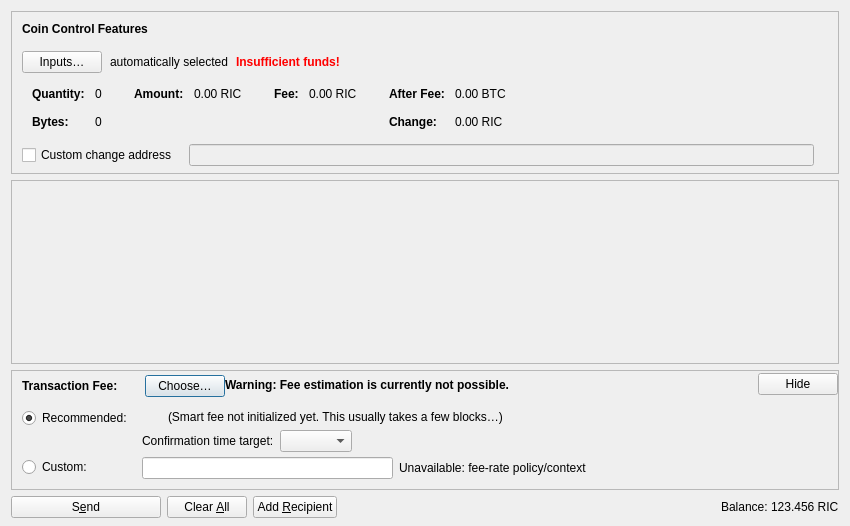
<?xml version="1.0" encoding="UTF-8"?>
<ui version="4.0">
 <class>SendCoinsDialog</class>
 <widget class="QDialog" name="SendCoinsDialog">
  <property name="geometry">
   <rect>
    <x>0</x>
    <y>0</y>
    <width>850</width>
    <height>526</height>
   </rect>
  </property>
  <property name="windowTitle">
   <string>Send Coins</string>
  </property>
  <layout class="QVBoxLayout" name="verticalLayout" stretch="0,1,0,0">
   <property name="bottomMargin">
    <number>8</number>
   </property>
   <item>
    <widget class="QFrame" name="frameCoinControl">
     <property name="sizePolicy">
      <sizepolicy hsizetype="Expanding" vsizetype="Expanding">
       <horstretch>0</horstretch>
       <verstretch>0</verstretch>
      </sizepolicy>
     </property>
     <property name="maximumSize">
      <size>
       <width>16777215</width>
       <height>16777215</height>
      </size>
     </property>
     <property name="frameShape">
      <enum>QFrame::StyledPanel</enum>
     </property>
     <property name="frameShadow">
      <enum>QFrame::Sunken</enum>
     </property>
     <layout class="QVBoxLayout" name="verticalLayoutCoinControl2">
      <property name="spacing">
       <number>0</number>
      </property>
      <property name="leftMargin">
       <number>0</number>
      </property>
      <property name="topMargin">
       <number>0</number>
      </property>
      <property name="rightMargin">
       <number>0</number>
      </property>
      <property name="bottomMargin">
       <number>6</number>
      </property>
      <item>
       <layout class="QVBoxLayout" name="verticalLayoutCoinControl" stretch="0,0,0,0,1">
        <property name="spacing">
         <number>0</number>
        </property>
        <property name="leftMargin">
         <number>10</number>
        </property>
        <property name="topMargin">
         <number>10</number>
        </property>
        <item>
         <layout class="QHBoxLayout" name="horizontalLayoutCoinControl1">
          <property name="bottomMargin">
           <number>15</number>
          </property>
          <item>
           <widget class="QLabel" name="labelCoinControlFeatures">
            <property name="sizePolicy">
             <sizepolicy hsizetype="Preferred" vsizetype="Maximum">
              <horstretch>0</horstretch>
              <verstretch>0</verstretch>
             </sizepolicy>
            </property>
            <property name="font">
             <font>
              <weight>75</weight>
              <bold>true</bold>
             </font>
            </property>
            <property name="styleSheet">
             <string notr="true">font-weight:bold;</string>
            </property>
            <property name="text">
             <string>Coin Control Features</string>
            </property>
           </widget>
          </item>
         </layout>
        </item>
        <item>
         <layout class="QHBoxLayout" name="horizontalLayoutCoinControl2" stretch="0,0,0,0">
          <property name="spacing">
           <number>8</number>
          </property>
          <property name="bottomMargin">
           <number>10</number>
          </property>
          <item>
           <widget class="QPushButton" name="pushButtonCoinControl">
            <property name="styleSheet">
             <string notr="true"/>
            </property>
            <property name="text">
             <string>Inputs…</string>
            </property>
            <property name="autoDefault">
             <bool>false</bool>
            </property>
           </widget>
          </item>
          <item>
           <widget class="QLabel" name="labelCoinControlAutomaticallySelected">
            <property name="text">
             <string>automatically selected</string>
            </property>
            <property name="margin">
             <number>5</number>
            </property>
           </widget>
          </item>
          <item>
           <widget class="QLabel" name="labelCoinControlInsuffFunds">
            <property name="font">
             <font>
              <weight>75</weight>
              <bold>true</bold>
             </font>
            </property>
            <property name="styleSheet">
             <string notr="true">color:red;font-weight:bold;</string>
            </property>
            <property name="text">
             <string>Insufficient funds!</string>
            </property>
            <property name="margin">
             <number>5</number>
            </property>
           </widget>
          </item>
          <item>
           <spacer name="horizontalSpacerCoinControl">
            <property name="orientation">
             <enum>Qt::Horizontal</enum>
            </property>
            <property name="sizeHint" stdset="0">
             <size>
              <width>40</width>
              <height>1</height>
             </size>
            </property>
           </spacer>
          </item>
         </layout>
        </item>
        <item>
         <widget class="QWidget" name="widgetCoinControl" native="true">
          <property name="sizePolicy">
           <sizepolicy hsizetype="Preferred" vsizetype="Preferred">
            <horstretch>0</horstretch>
            <verstretch>0</verstretch>
           </sizepolicy>
          </property>
          <property name="minimumSize">
           <size>
            <width>0</width>
            <height>0</height>
           </size>
          </property>
          <property name="styleSheet">
           <string notr="true"/>
          </property>
          <layout class="QHBoxLayout" name="horizontalLayoutCoinControl5">
           <property name="leftMargin">
            <number>0</number>
           </property>
           <property name="topMargin">
            <number>0</number>
           </property>
           <property name="rightMargin">
            <number>0</number>
           </property>
           <property name="bottomMargin">
            <number>0</number>
           </property>
           <item>
            <layout class="QHBoxLayout" name="horizontalLayoutCoinControl3" stretch="0,0,0,1">
             <property name="spacing">
              <number>20</number>
             </property>
             <property name="topMargin">
              <number>0</number>
             </property>
             <property name="bottomMargin">
              <number>10</number>
             </property>
             <item>
              <layout class="QFormLayout" name="formLayoutCoinControl1">
               <property name="labelAlignment">
                <set>Qt::AlignLeft|Qt::AlignVCenter</set>
               </property>
               <property name="horizontalSpacing">
                <number>10</number>
               </property>
               <property name="verticalSpacing">
                <number>14</number>
               </property>
               <property name="leftMargin">
                <number>10</number>
               </property>
               <property name="topMargin">
                <number>4</number>
               </property>
               <property name="rightMargin">
                <number>6</number>
               </property>
               <item row="0" column="0">
                <widget class="QLabel" name="labelCoinControlQuantityText">
                 <property name="font">
                  <font>
                   <weight>75</weight>
                   <bold>true</bold>
                  </font>
                 </property>
                 <property name="text">
                  <string>Quantity:</string>
                 </property>
                 <property name="margin">
                  <number>0</number>
                 </property>
                </widget>
               </item>
               <item row="0" column="1">
                <widget class="QLabel" name="labelCoinControlQuantity">
                 <property name="cursor">
                  <cursorShape>IBeamCursor</cursorShape>
                 </property>
                 <property name="contextMenuPolicy">
                  <enum>Qt::ActionsContextMenu</enum>
                 </property>
                 <property name="text">
                  <string notr="true">0</string>
                 </property>
                 <property name="margin">
                  <number>0</number>
                 </property>
                 <property name="textInteractionFlags">
                  <set>Qt::LinksAccessibleByMouse|Qt::TextSelectableByKeyboard|Qt::TextSelectableByMouse</set>
                 </property>
                </widget>
               </item>
               <item row="1" column="0">
                <widget class="QLabel" name="labelCoinControlBytesText">
                 <property name="font">
                  <font>
                   <weight>75</weight>
                   <bold>true</bold>
                  </font>
                 </property>
                 <property name="text">
                  <string>Bytes:</string>
                 </property>
                </widget>
               </item>
               <item row="1" column="1">
                <widget class="QLabel" name="labelCoinControlBytes">
                 <property name="cursor">
                  <cursorShape>IBeamCursor</cursorShape>
                 </property>
                 <property name="contextMenuPolicy">
                  <enum>Qt::ActionsContextMenu</enum>
                 </property>
                 <property name="text">
                  <string notr="true">0</string>
                 </property>
                 <property name="textInteractionFlags">
                  <set>Qt::LinksAccessibleByMouse|Qt::TextSelectableByKeyboard|Qt::TextSelectableByMouse</set>
                 </property>
                </widget>
               </item>
              </layout>
             </item>
             <item>
              <layout class="QFormLayout" name="formLayoutCoinControl2">
               <property name="horizontalSpacing">
                <number>10</number>
               </property>
               <property name="verticalSpacing">
                <number>14</number>
               </property>
               <property name="leftMargin">
                <number>6</number>
               </property>
               <property name="topMargin">
                <number>4</number>
               </property>
               <property name="rightMargin">
                <number>6</number>
               </property>
               <item row="0" column="0">
                <widget class="QLabel" name="labelCoinControlAmountText">
                 <property name="font">
                  <font>
                   <weight>75</weight>
                   <bold>true</bold>
                  </font>
                 </property>
                 <property name="text">
                  <string>Amount:</string>
                 </property>
                 <property name="margin">
                  <number>0</number>
                 </property>
                </widget>
               </item>
               <item row="0" column="1">
                <widget class="QLabel" name="labelCoinControlAmount">
                 <property name="cursor">
                  <cursorShape>IBeamCursor</cursorShape>
                 </property>
                 <property name="contextMenuPolicy">
                  <enum>Qt::ActionsContextMenu</enum>
                 </property>
                 <property name="text">
                  <string notr="true">0.00 RIC</string>
                 </property>
                 <property name="textInteractionFlags">
                  <set>Qt::LinksAccessibleByMouse|Qt::TextSelectableByKeyboard|Qt::TextSelectableByMouse</set>
                 </property>
                </widget>
               </item>
              </layout>
             </item>
             <item>
              <layout class="QFormLayout" name="formLayoutCoinControl3">
               <property name="horizontalSpacing">
                <number>10</number>
               </property>
               <property name="verticalSpacing">
                <number>14</number>
               </property>
               <property name="leftMargin">
                <number>6</number>
               </property>
               <property name="topMargin">
                <number>4</number>
               </property>
               <property name="rightMargin">
                <number>6</number>
               </property>
               <item row="0" column="0">
                <widget class="QLabel" name="labelCoinControlFeeText">
                 <property name="font">
                  <font>
                   <weight>75</weight>
                   <bold>true</bold>
                  </font>
                 </property>
                 <property name="text">
                  <string>Fee:</string>
                 </property>
                 <property name="margin">
                  <number>0</number>
                 </property>
                </widget>
               </item>
               <item row="0" column="1">
                <widget class="QLabel" name="labelCoinControlFee">
                 <property name="cursor">
                  <cursorShape>IBeamCursor</cursorShape>
                 </property>
                 <property name="contextMenuPolicy">
                  <enum>Qt::ActionsContextMenu</enum>
                 </property>
                 <property name="text">
                  <string notr="true">0.00 RIC</string>
                 </property>
                 <property name="textInteractionFlags">
                  <set>Qt::LinksAccessibleByMouse|Qt::TextSelectableByKeyboard|Qt::TextSelectableByMouse</set>
                 </property>
                </widget>
               </item>
              </layout>
             </item>
             <item>
              <layout class="QFormLayout" name="formLayoutCoinControl4">
               <property name="labelAlignment">
                <set>Qt::AlignLeft|Qt::AlignVCenter</set>
               </property>
               <property name="horizontalSpacing">
                <number>10</number>
               </property>
               <property name="verticalSpacing">
                <number>14</number>
               </property>
               <property name="leftMargin">
                <number>6</number>
               </property>
               <property name="topMargin">
                <number>4</number>
               </property>
               <property name="rightMargin">
                <number>6</number>
               </property>
               <item row="0" column="0">
                <widget class="QLabel" name="labelCoinControlAfterFeeText">
                 <property name="font">
                  <font>
                   <weight>75</weight>
                   <bold>true</bold>
                  </font>
                 </property>
                 <property name="text">
                  <string>After Fee:</string>
                 </property>
                 <property name="margin">
                  <number>0</number>
                 </property>
                </widget>
               </item>
               <item row="0" column="1">
                <widget class="QLabel" name="labelCoinControlAfterFee">
                 <property name="cursor">
                  <cursorShape>IBeamCursor</cursorShape>
                 </property>
                 <property name="contextMenuPolicy">
                  <enum>Qt::ActionsContextMenu</enum>
                 </property>
                 <property name="text">
                  <string notr="true">0.00 BTC</string>
                 </property>
                 <property name="textInteractionFlags">
                  <set>Qt::LinksAccessibleByMouse|Qt::TextSelectableByKeyboard|Qt::TextSelectableByMouse</set>
                 </property>
                </widget>
               </item>
               <item row="1" column="0">
                <widget class="QLabel" name="labelCoinControlChangeText">
                 <property name="font">
                  <font>
                   <weight>75</weight>
                   <bold>true</bold>
                  </font>
                 </property>
                 <property name="text">
                  <string>Change:</string>
                 </property>
                </widget>
               </item>
               <item row="1" column="1">
                <widget class="QLabel" name="labelCoinControlChange">
                 <property name="cursor">
                  <cursorShape>IBeamCursor</cursorShape>
                 </property>
                 <property name="contextMenuPolicy">
                  <enum>Qt::ActionsContextMenu</enum>
                 </property>
                 <property name="text">
                  <string notr="true">0.00 RIC</string>
                 </property>
                 <property name="textInteractionFlags">
                  <set>Qt::LinksAccessibleByMouse|Qt::TextSelectableByKeyboard|Qt::TextSelectableByMouse</set>
                 </property>
                </widget>
               </item>
              </layout>
             </item>
            </layout>
           </item>
          </layout>
         </widget>
        </item>
        <item>
         <layout class="QHBoxLayout" name="horizontalLayoutCoinControl4" stretch="0,0,0">
          <property name="spacing">
           <number>12</number>
          </property>
          <property name="sizeConstraint">
           <enum>QLayout::SetDefaultConstraint</enum>
          </property>
          <property name="topMargin">
           <number>5</number>
          </property>
          <property name="rightMargin">
           <number>5</number>
          </property>
          <item>
           <widget class="QCheckBox" name="checkBoxCoinControlChange">
            <property name="toolTip">
             <string>If this is activated, but the change address is empty or invalid, change will be sent to a newly generated address.</string>
            </property>
            <property name="text">
             <string>Custom change address</string>
            </property>
           </widget>
          </item>
          <item>
           <widget class="QValidatedLineEdit" name="lineEditCoinControlChange">
            <property name="enabled">
             <bool>false</bool>
            </property>
            <property name="sizePolicy">
             <sizepolicy hsizetype="Expanding" vsizetype="Fixed">
              <horstretch>0</horstretch>
              <verstretch>0</verstretch>
             </sizepolicy>
            </property>
           </widget>
          </item>
          <item>
           <widget class="QLabel" name="labelCoinControlChangeLabel">
            <property name="sizePolicy">
             <sizepolicy hsizetype="Preferred" vsizetype="Expanding">
              <horstretch>0</horstretch>
              <verstretch>0</verstretch>
             </sizepolicy>
            </property>
            <property name="minimumSize">
             <size>
              <width>0</width>
              <height>0</height>
             </size>
            </property>
            <property name="text">
             <string/>
            </property>
            <property name="margin">
             <number>3</number>
            </property>
           </widget>
          </item>
         </layout>
        </item>
        <item>
         <spacer name="verticalSpacerCoinControl">
          <property name="orientation">
           <enum>Qt::Vertical</enum>
          </property>
          <property name="sizeHint" stdset="0">
           <size>
            <width>800</width>
            <height>1</height>
           </size>
          </property>
         </spacer>
        </item>
       </layout>
      </item>
     </layout>
    </widget>
   </item>
   <item>
    <widget class="QScrollArea" name="scrollArea">
     <property name="widgetResizable">
      <bool>true</bool>
     </property>
     <widget class="QWidget" name="scrollAreaWidgetContents">
      <property name="geometry">
       <rect>
        <x>0</x>
        <y>0</y>
        <width>830</width>
        <height>104</height>
       </rect>
      </property>
      <layout class="QVBoxLayout" name="verticalLayout_2" stretch="0,1">
       <property name="leftMargin">
        <number>0</number>
       </property>
       <property name="topMargin">
        <number>0</number>
       </property>
       <property name="rightMargin">
        <number>0</number>
       </property>
       <property name="bottomMargin">
        <number>0</number>
       </property>
       <item>
        <layout class="QVBoxLayout" name="entries">
         <property name="spacing">
          <number>6</number>
         </property>
        </layout>
       </item>
       <item>
        <spacer name="verticalSpacer">
         <property name="orientation">
          <enum>Qt::Vertical</enum>
         </property>
         <property name="sizeHint" stdset="0">
          <size>
           <width>20</width>
           <height>40</height>
          </size>
         </property>
        </spacer>
       </item>
      </layout>
     </widget>
    </widget>
   </item>
   <item>
    <widget class="QFrame" name="frameFee">
     <property name="sizePolicy">
      <sizepolicy hsizetype="Expanding" vsizetype="Expanding">
       <horstretch>0</horstretch>
       <verstretch>0</verstretch>
      </sizepolicy>
     </property>
     <property name="maximumSize">
      <size>
       <width>16777215</width>
       <height>16777215</height>
      </size>
     </property>
     <property name="frameShape">
      <enum>QFrame::StyledPanel</enum>
     </property>
     <property name="frameShadow">
      <enum>QFrame::Sunken</enum>
     </property>
     <layout class="QVBoxLayout" name="verticalLayoutFee1">
      <property name="spacing">
       <number>0</number>
      </property>
      <property name="leftMargin">
       <number>0</number>
      </property>
      <property name="topMargin">
       <number>0</number>
      </property>
      <property name="rightMargin">
       <number>0</number>
      </property>
      <property name="bottomMargin">
       <number>0</number>
      </property>
      <item>
       <layout class="QVBoxLayout" name="verticalLayoutFee2" stretch="0,0,0">
        <property name="spacing">
         <number>0</number>
        </property>
        <property name="leftMargin">
         <number>10</number>
        </property>
        <property name="topMargin">
         <number>0</number>
        </property>
        <item>
         <layout class="QHBoxLayout" name="horizontalLayoutFee1">
          <property name="bottomMargin">
           <number>0</number>
          </property>
          <item>
           <layout class="QVBoxLayout" name="verticalLayoutFee7">
            <property name="spacing">
             <number>0</number>
            </property>
            <item>
             <spacer name="verticalSpacerSmartFee">
              <property name="orientation">
               <enum>Qt::Vertical</enum>
              </property>
              <property name="sizeType">
               <enum>QSizePolicy::Fixed</enum>
              </property>
              <property name="sizeHint" stdset="0">
               <size>
                <width>1</width>
                <height>4</height>
               </size>
              </property>
             </spacer>
            </item>
            <item>
             <layout class="QHBoxLayout" name="horizontalLayoutSmartFee">
              <property name="spacing">
               <number>10</number>
              </property>
              <item>
               <widget class="QLabel" name="labelFeeHeadline">
                <property name="sizePolicy">
                 <sizepolicy hsizetype="Preferred" vsizetype="Maximum">
                  <horstretch>0</horstretch>
                  <verstretch>0</verstretch>
                 </sizepolicy>
                </property>
                <property name="font">
                 <font>
                  <weight>75</weight>
                  <bold>true</bold>
                 </font>
                </property>
                <property name="styleSheet">
                 <string notr="true">font-weight:bold;</string>
                </property>
                <property name="text">
                 <string>Transaction Fee:</string>
                </property>
               </widget>
              </item>
              <item>
               <widget class="QLabel" name="labelFeeMinimized">
                <property name="text">
                 <string/>
                </property>
               </widget>
              </item>
              <item>
               <widget class="QPushButton" name="buttonChooseFee">
                <property name="text">
                 <string>Choose…</string>
                </property>
               </widget>
              </item>
             </layout>
            </item>
            <item>
             <spacer name="verticalSpacer_5">
              <property name="orientation">
               <enum>Qt::Vertical</enum>
              </property>
              <property name="sizeHint" stdset="0">
               <size>
                <width>1</width>
                <height>1</height>
               </size>
              </property>
             </spacer>
            </item>
           </layout>
          </item>
          <item>
           <widget class="QLabel" name="fallbackFeeWarningLabel">
            <property name="toolTip">
             <string>Using the fallbackfee can result in sending a transaction that will take several hours or days (or never) to confirm. Consider choosing your fee manually or wait until you have validated the complete chain.</string>
            </property>
            <property name="font">
            <font>
                <weight>75</weight>
                <bold>true</bold>
            </font>
            </property>
            <property name="text">
             <string>Warning: Fee estimation is currently not possible.</string>
            </property>
            <property name="wordWrap">
             <bool>false</bool>
            </property>
           </widget>
          </item>
          <item>
           <spacer name="horizontalSpacer_4">
            <property name="orientation">
             <enum>Qt::Horizontal</enum>
            </property>
            <property name="sizeType">
             <enum>QSizePolicy::MinimumExpanding</enum>
            </property>
            <property name="sizeHint" stdset="0">
             <size>
              <width>40</width>
              <height>20</height>
             </size>
            </property>
           </spacer>
          </item>
          <item>
           <widget class="QPushButton" name="buttonMinimizeFee">
            <property name="toolTip">
             <string>Hide transaction fee settings</string>
            </property>
            <property name="text">
             <string>Hide</string>
            </property>
           </widget>
          </item>
         </layout>
        </item>
        <item>
         <widget class="QFrame" name="frameFeeSelection">
          <layout class="QVBoxLayout" name="verticalLayoutFee12">
           <property name="spacing">
            <number>0</number>
           </property>
           <property name="leftMargin">
            <number>0</number>
           </property>
           <property name="topMargin">
            <number>0</number>
           </property>
           <property name="rightMargin">
            <number>0</number>
           </property>
           <property name="bottomMargin">
            <number>0</number>
           </property>
           <item>
            <layout class="QGridLayout" name="gridLayoutFee">
             <property name="topMargin">
              <number>10</number>
             </property>
             <property name="bottomMargin">
              <number>4</number>
             </property>
             <property name="horizontalSpacing">
              <number>10</number>
             </property>
             <property name="verticalSpacing">
              <number>4</number>
             </property>
             <item row="1" column="1">
              <layout class="QVBoxLayout" name="verticalLayoutFee8">
               <property name="spacing">
                <number>6</number>
               </property>
               <item>
                <layout class="QHBoxLayout" name="horizontalLayoutFee13">
                 <item>
                  <widget class="PgnCurrencyFeeRateField" name="customFee"/>
                 </item>
                 <item>
                  <widget class="QLabel" name="labelCustomPerKilobyte">
                   <property name="toolTip">
                    <string>Exact currency fee per 1,000 virtual bytes. Requires a copied denomination context and an independent fee-rate policy; this is not a transfer amount or a fee quote.</string>
                   </property>
                   <property name="text">
                    <string>Unavailable: fee-rate policy/context</string>
                   </property>
                  </widget>
                 </item>
                 <item>
                  <spacer name="horizontalSpacer_6">
                   <property name="orientation">
                    <enum>Qt::Horizontal</enum>
                   </property>
                   <property name="sizeHint" stdset="0">
                    <size>
                     <width>1</width>
                     <height>1</height>
                    </size>
                   </property>
                  </spacer>
                 </item>
                </layout>
               </item>
               <item>
                <layout class="QHBoxLayout" name="horizontalLayoutFee8">
                 <item>
                  <spacer name="horizontalSpacer_2">
                   <property name="orientation">
                    <enum>Qt::Horizontal</enum>
                   </property>
                   <property name="sizeHint" stdset="0">
                    <size>
                     <width>1</width>
                     <height>1</height>
                    </size>
                   </property>
                  </spacer>
                 </item>
                </layout>
               </item>
              </layout>
             </item>
             <item row="0" column="0">
              <layout class="QVBoxLayout" name="verticalLayoutFee4" stretch="0,1">
               <item>
                <widget class="QRadioButton" name="radioSmartFee">
                 <property name="text">
                  <string>Recommended:</string>
                 </property>
                 <property name="checked">
                  <bool>true</bool>
                 </property>
                 <attribute name="buttonGroup">
                  <string notr="true">groupFee</string>
                 </attribute>
                </widget>
               </item>
               <item>
                <spacer name="verticalSpacer_2">
                 <property name="orientation">
                  <enum>Qt::Vertical</enum>
                 </property>
                 <property name="sizeHint" stdset="0">
                  <size>
                   <width>1</width>
                   <height>1</height>
                  </size>
                 </property>
                </spacer>
               </item>
              </layout>
             </item>
             <item row="1" column="0">
              <layout class="QVBoxLayout" name="verticalLayoutFee9" stretch="0,1">
               <item>
                <widget class="QRadioButton" name="radioCustomFee">
                 <property name="text">
                  <string>Custom:</string>
                 </property>
                 <attribute name="buttonGroup">
                  <string notr="true">groupFee</string>
                 </attribute>
                </widget>
               </item>
               <item>
                <spacer name="verticalSpacer_6">
                 <property name="orientation">
                  <enum>Qt::Vertical</enum>
                 </property>
                 <property name="sizeHint" stdset="0">
                  <size>
                   <width>1</width>
                   <height>1</height>
                  </size>
                 </property>
                </spacer>
               </item>
              </layout>
             </item>
             <item row="0" column="1">
              <layout class="QVBoxLayout" name="verticalLayoutFee3" stretch="0,0,1">
               <property name="spacing">
                <number>6</number>
               </property>
               <property name="topMargin">
                <number>2</number>
               </property>
               <item>
                <layout class="QHBoxLayout" name="horizontalLayoutFee12">
                 <item>
                  <widget class="QLabel" name="labelSmartFee">
                   <property name="text">
                    <string/>
                   </property>
                  </widget>
                 </item>
                 <item>
                  <widget class="QLabel" name="labelFeeEstimation">
                   <property name="text">
                    <string/>
                   </property>
                  </widget>
                 </item>
                 <item>
                  <widget class="QLabel" name="labelSmartFee2">
                   <property name="text">
                    <string>(Smart fee not initialized yet. This usually takes a few blocks…)</string>
                   </property>
                  </widget>
                 </item>
                 <item>
                  <spacer name="horizontalSpacer_5">
                   <property name="orientation">
                    <enum>Qt::Horizontal</enum>
                   </property>
                   <property name="sizeHint" stdset="0">
                    <size>
                     <width>1</width>
                     <height>1</height>
                    </size>
                   </property>
                  </spacer>
                 </item>
                </layout>
               </item>
               <item>
                <layout class="QHBoxLayout" name="horizontalLayoutFee9">
                 <item>
                  <layout class="QVBoxLayout" name="verticalLayoutFee6">
                   <item>
                    <widget class="QLabel" name="labelSmartFee3">
                     <property name="text">
                      <string>Confirmation time target:</string>
                     </property>
                    </widget>
                   </item>
                  </layout>
                 </item>
                 <item>
                  <layout class="QVBoxLayout" name="verticalLayoutFee5">
                   <property name="rightMargin">
                    <number>30</number>
                   </property>
                   <item>
                    <layout class="QHBoxLayout" name="horizontalLayoutConfTarget">
                     <property name="bottomMargin">
                      <number>0</number>
                     </property>
                     <item>
                      <widget class="QComboBox" name="confTargetSelector"/>
                     </item>
                     <item>
                      <spacer name="horizontalSpacerConfTarget">
                       <property name="orientation">
                        <enum>Qt::Horizontal</enum>
                       </property>
                       <property name="sizeHint" stdset="0">
                        <size>
                         <width>40</width>
                         <height>20</height>
                        </size>
                       </property>
                      </spacer>
                     </item>
                    </layout>
                   </item>
                  </layout>
                 </item>
                </layout>
               </item>
               <item>
                <spacer name="verticalSpacer_4">
                 <property name="orientation">
                  <enum>Qt::Vertical</enum>
                 </property>
                 <property name="sizeHint" stdset="0">
                  <size>
                   <width>1</width>
                   <height>1</height>
                  </size>
                 </property>
                </spacer>
               </item>
              </layout>
             </item>
            </layout>
           </item>
          </layout>
         </widget>
        </item>
        <item>
         <spacer name="verticalSpacerFee">
          <property name="orientation">
           <enum>Qt::Vertical</enum>
          </property>
          <property name="sizeHint" stdset="0">
           <size>
            <width>40</width>
            <height>5</height>
           </size>
          </property>
         </spacer>
        </item>
       </layout>
      </item>
     </layout>
    </widget>
   </item>
   <item>
    <layout class="QHBoxLayout" name="horizontalLayout">
     <item>
      <widget class="QPushButton" name="sendButton">
       <property name="minimumSize">
        <size>
         <width>150</width>
         <height>0</height>
        </size>
       </property>
       <property name="toolTip">
        <string>Confirm the send action</string>
       </property>
       <property name="text">
        <string>S&amp;end</string>
       </property>
       <property name="icon">
        <iconset resource="../riecoin.qrc">
         <normaloff>:/icons/send</normaloff>:/icons/send</iconset>
       </property>
       <property name="autoDefault">
        <bool>false</bool>
       </property>
       <property name="default">
        <bool>false</bool>
       </property>
      </widget>
     </item>
     <item>
      <widget class="QPushButton" name="clearButton">
       <property name="sizePolicy">
        <sizepolicy hsizetype="Minimum" vsizetype="Fixed">
         <horstretch>0</horstretch>
         <verstretch>0</verstretch>
        </sizepolicy>
       </property>
       <property name="toolTip">
        <string>Clear all fields of the form.</string>
       </property>
       <property name="text">
        <string>Clear &amp;All</string>
       </property>
       <property name="icon">
        <iconset resource="../riecoin.qrc">
         <normaloff>:/icons/remove</normaloff>:/icons/remove</iconset>
       </property>
       <property name="autoDefault">
        <bool>false</bool>
       </property>
      </widget>
     </item>
     <item>
      <widget class="QPushButton" name="addButton">
       <property name="toolTip">
        <string>Send to multiple recipients at once</string>
       </property>
       <property name="text">
        <string>Add &amp;Recipient</string>
       </property>
       <property name="icon">
        <iconset resource="../riecoin.qrc">
         <normaloff>:/icons/add</normaloff>:/icons/add</iconset>
       </property>
       <property name="autoDefault">
        <bool>false</bool>
       </property>
      </widget>
     </item>
     <item>
      <spacer name="horizontalSpacer">
       <property name="orientation">
        <enum>Qt::Horizontal</enum>
       </property>
       <property name="sizeHint" stdset="0">
        <size>
         <width>40</width>
         <height>20</height>
        </size>
       </property>
      </spacer>
     </item>
     <item>
      <layout class="QHBoxLayout" name="horizontalLayout_2">
       <property name="spacing">
        <number>3</number>
       </property>
       <item>
        <widget class="QLabel" name="labelBalanceName">
         <property name="sizePolicy">
          <sizepolicy hsizetype="Preferred" vsizetype="Fixed">
           <horstretch>0</horstretch>
           <verstretch>0</verstretch>
          </sizepolicy>
         </property>
         <property name="text">
          <string>Balance:</string>
         </property>
        </widget>
       </item>
       <item>
        <widget class="QLabel" name="labelBalance">
         <property name="sizePolicy">
          <sizepolicy hsizetype="Preferred" vsizetype="Fixed">
           <horstretch>0</horstretch>
           <verstretch>0</verstretch>
          </sizepolicy>
         </property>
         <property name="cursor">
          <cursorShape>IBeamCursor</cursorShape>
         </property>
         <property name="text">
          <string notr="true">123.456 RIC</string>
         </property>
         <property name="textInteractionFlags">
          <set>Qt::LinksAccessibleByMouse|Qt::TextSelectableByKeyboard|Qt::TextSelectableByMouse</set>
         </property>
        </widget>
       </item>
      </layout>
     </item>
    </layout>
   </item>
  </layout>
 </widget>
 <customwidgets>
  <customwidget>
   <class>QValidatedLineEdit</class>
   <extends>QLineEdit</extends>
   <header>qt/qvalidatedlineedit.h</header>
  </customwidget>
  <customwidget>
   <class>PgnCurrencyFeeRateField</class>
   <extends>QLineEdit</extends>
   <header>qt/pgncurrencyfeeratefield.h</header>
   <container>1</container>
  </customwidget>
 </customwidgets>
 <resources>
  <include location="../riecoin.qrc"/>
 </resources>
 <connections/>
 <buttongroups>
  <buttongroup name="groupFee"/>
 </buttongroups>
</ui>
